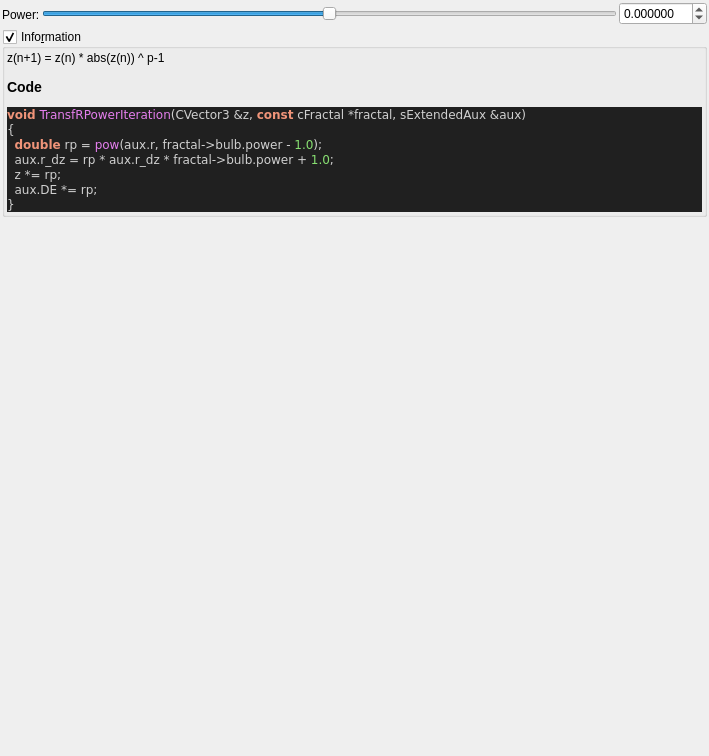
<?xml version="1.0" encoding="UTF-8"?>
<ui version="4.0">
 <class>transf_r_power</class>
 <widget class="QWidget" name="Form">
  <property name="geometry">
   <rect>
    <x>0</x>
    <y>0</y>
    <width>709</width>
    <height>756</height>
   </rect>
  </property>
  <property name="windowTitle">
   <string notr="true">transf_r_power</string>
  </property>
  <layout class="QVBoxLayout" name="verticalLayout">
   <property name="spacing">
    <number>2</number>
   </property>
   <property name="leftMargin">
    <number>2</number>
   </property>
   <property name="topMargin">
    <number>2</number>
   </property>
   <property name="rightMargin">
    <number>2</number>
   </property>
   <property name="bottomMargin">
    <number>2</number>
   </property>
   <item>
    <layout class="QGridLayout" name="gridLayout">
     <property name="spacing">
      <number>2</number>
     </property>
     <item row="0" column="2">
      <widget class="MyDoubleSpinBox" name="spinbox_power">
       <property name="sizePolicy">
        <sizepolicy hsizetype="Minimum" vsizetype="Maximum">
         <horstretch>0</horstretch>
         <verstretch>0</verstretch>
        </sizepolicy>
       </property>
       <property name="prefix">
        <string/>
       </property>
       <property name="suffix">
        <string/>
       </property>
       <property name="decimals">
        <number>6</number>
       </property>
       <property name="minimum">
        <double>-99.989999999999995</double>
       </property>
       <property name="maximum">
        <double>99.989999999999995</double>
       </property>
       <property name="singleStep">
        <double>0.100000000000000</double>
       </property>
      </widget>
     </item>
     <item row="0" column="1">
      <widget class="QSlider" name="slider_power">
       <property name="sizePolicy">
        <sizepolicy hsizetype="Expanding" vsizetype="Maximum">
         <horstretch>0</horstretch>
         <verstretch>0</verstretch>
        </sizepolicy>
       </property>
       <property name="minimum">
        <number>-10000000</number>
       </property>
       <property name="maximum">
        <number>10000000</number>
       </property>
       <property name="value">
        <number>0</number>
       </property>
       <property name="sliderPosition">
        <number>0</number>
       </property>
       <property name="orientation">
        <enum>Qt::Horizontal</enum>
       </property>
      </widget>
     </item>
     <item row="0" column="0" rowspan="2">
      <widget class="QLabel" name="label_108">
       <property name="text">
        <string>Power:</string>
       </property>
      </widget>
     </item>
    </layout>
   </item>
   <item>
    <widget class="MyGroupBox" name="groupCheck_info">
     <property name="title">
      <string>Info&amp;rmation</string>
     </property>
     <property name="flat">
      <bool>false</bool>
     </property>
     <property name="checkable">
      <bool>true</bool>
     </property>
     <layout class="QVBoxLayout" name="verticalLayout_2">
      <property name="spacing">
       <number>2</number>
      </property>
      <property name="leftMargin">
       <number>2</number>
      </property>
      <property name="topMargin">
       <number>2</number>
      </property>
      <property name="rightMargin">
       <number>2</number>
      </property>
      <property name="bottomMargin">
       <number>2</number>
      </property>
      <item>
       <widget class="QLabel" name="label_code_content">
        <property name="text">
         <string notr="true">&lt;p&gt;z(n+1) = z(n) * abs(z(n)) ^ p-1&lt;/p&gt;&lt;table&gt;
&lt;/table&gt;
&lt;h3&gt;Code&lt;/h3&gt;
&lt;body style=&quot;background-color:#202020&quot;&gt;
&lt;pre style=&quot;color:#d0d0d0; background-color:#202020;  font-family:'Courier New',monospace;&quot;&gt;&lt;span style=&quot;color:#f09479; font-weight:bold&quot;&gt;void&lt;/span&gt; &lt;span style=&quot;color:#e47eed&quot;&gt;TransfRPowerIteration&lt;/span&gt;&lt;span style=&quot;color:#d0d0d0&quot;&gt;(&lt;/span&gt;CVector3 &lt;span style=&quot;color:#d0d0d0&quot;&gt;&amp;amp;&lt;/span&gt;z&lt;span style=&quot;color:#d0d0d0&quot;&gt;,&lt;/span&gt; &lt;span style=&quot;color:#f09479; font-weight:bold&quot;&gt;const&lt;/span&gt; cFractal &lt;span style=&quot;color:#d0d0d0&quot;&gt;*&lt;/span&gt;fractal&lt;span style=&quot;color:#d0d0d0&quot;&gt;,&lt;/span&gt; sExtendedAux &lt;span style=&quot;color:#d0d0d0&quot;&gt;&amp;amp;&lt;/span&gt;aux&lt;span style=&quot;color:#d0d0d0&quot;&gt;)&lt;/span&gt;
&lt;span style=&quot;color:#d0d0d0&quot;&gt;{&lt;/span&gt;
  &lt;span style=&quot;color:#f09479; font-weight:bold&quot;&gt;double&lt;/span&gt; rp &lt;span style=&quot;color:#d0d0d0&quot;&gt;=&lt;/span&gt; &lt;span style=&quot;color:#e47eed&quot;&gt;pow&lt;/span&gt;&lt;span style=&quot;color:#d0d0d0&quot;&gt;(&lt;/span&gt;aux&lt;span style=&quot;color:#d0d0d0&quot;&gt;.&lt;/span&gt;r&lt;span style=&quot;color:#d0d0d0&quot;&gt;,&lt;/span&gt; fractal&lt;span style=&quot;color:#d0d0d0&quot;&gt;-&amp;gt;&lt;/span&gt;bulb&lt;span style=&quot;color:#d0d0d0&quot;&gt;.&lt;/span&gt;power &lt;span style=&quot;color:#d0d0d0&quot;&gt;-&lt;/span&gt; &lt;span style=&quot;color:#87df71&quot;&gt;1.0&lt;/span&gt;&lt;span style=&quot;color:#d0d0d0&quot;&gt;);&lt;/span&gt;
  aux&lt;span style=&quot;color:#d0d0d0&quot;&gt;.&lt;/span&gt;r_dz &lt;span style=&quot;color:#d0d0d0&quot;&gt;=&lt;/span&gt; rp &lt;span style=&quot;color:#d0d0d0&quot;&gt;*&lt;/span&gt; aux&lt;span style=&quot;color:#d0d0d0&quot;&gt;.&lt;/span&gt;r_dz &lt;span style=&quot;color:#d0d0d0&quot;&gt;*&lt;/span&gt; fractal&lt;span style=&quot;color:#d0d0d0&quot;&gt;-&amp;gt;&lt;/span&gt;bulb&lt;span style=&quot;color:#d0d0d0&quot;&gt;.&lt;/span&gt;power &lt;span style=&quot;color:#d0d0d0&quot;&gt;+&lt;/span&gt; &lt;span style=&quot;color:#87df71&quot;&gt;1.0&lt;/span&gt;&lt;span style=&quot;color:#d0d0d0&quot;&gt;;&lt;/span&gt;
  z &lt;span style=&quot;color:#d0d0d0&quot;&gt;*=&lt;/span&gt; rp&lt;span style=&quot;color:#d0d0d0&quot;&gt;;&lt;/span&gt;
  aux&lt;span style=&quot;color:#d0d0d0&quot;&gt;.&lt;/span&gt;DE &lt;span style=&quot;color:#d0d0d0&quot;&gt;*=&lt;/span&gt; rp&lt;span style=&quot;color:#d0d0d0&quot;&gt;;&lt;/span&gt;
&lt;span style=&quot;color:#d0d0d0&quot;&gt;}&lt;/span&gt;
&lt;/pre&gt;
&lt;/body&gt;</string>
        </property>
        <property name="wordWrap">
         <bool>true</bool>
        </property>
        <property name="openExternalLinks">
         <bool>true</bool>
        </property>
        <property name="textInteractionFlags">
         <set>Qt::LinksAccessibleByMouse|Qt::TextSelectableByMouse</set>
        </property>
       </widget>
      </item>
     </layout>
    </widget>
   </item>
   <item>
    <spacer name="verticalSpacer">
     <property name="orientation">
      <enum>Qt::Vertical</enum>
     </property>
     <property name="sizeHint" stdset="0">
      <size>
       <width>20</width>
       <height>40</height>
      </size>
     </property>
    </spacer>
   </item>
  </layout>
 </widget>
 <customwidgets>
  <customwidget>
   <class>MyDoubleSpinBox</class>
   <extends>QDoubleSpinBox</extends>
   <header>my_double_spin_box.h</header>
  </customwidget>
  <customwidget>
   <class>MyGroupBox</class>
   <extends>QGroupBox</extends>
   <header>my_group_box.h</header>
   <container>1</container>
  </customwidget>
 </customwidgets>
 <tabstops>
  <tabstop>slider_power</tabstop>
  <tabstop>spinbox_power</tabstop>
  <tabstop>groupCheck_info</tabstop>
 </tabstops>
 <resources/>
 <connections/>
</ui>
